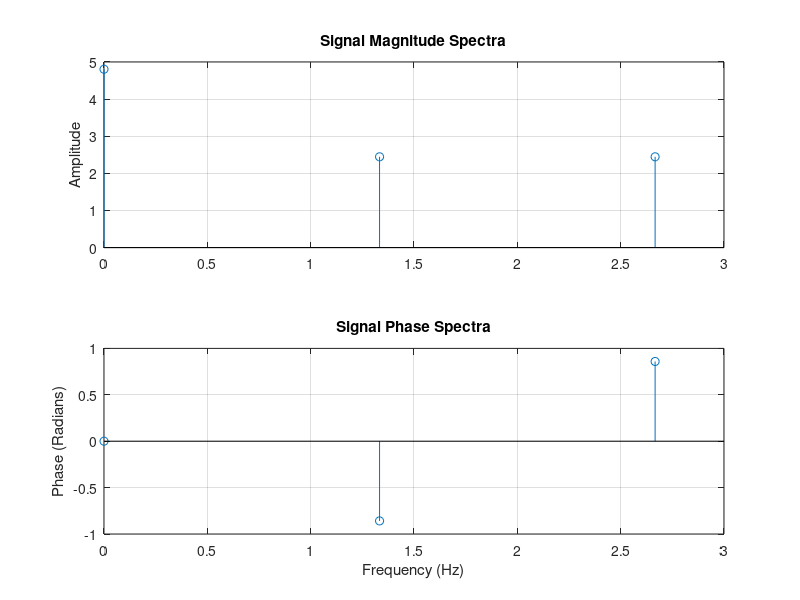

Write the MATLAB code that produced this figure.
N = 8;
k = 1;
fs = 8000;
ts = 1/fs;

p = zeros(1, N-1);

for n = 0:N-1
    t = n *ts;
    x(n+1) = sin(2*pi * 1000 * t) + 0.5*sin(2*pi * 2000 * t+((3*pi)/4));
    %p(n+1) = cos((2 * pi * n * k)/N) - 1i* sin((2 * pi * n * k)/N);
    p(n+1) = exp(-i * pi * 2 * n * k / N);
end

C1 = x * p';
% this matches as per the book (page 66) except the phase is not correct, 90
% vs -90 in book; this is related to the matmul vs element wise and sum


for n = 0:N-1
    t = n *ts;
    x(n+1) = sin(2*pi * 1000 * t) + 0.5*sin(2*pi * 2000 * t+((3*pi)/4));
    for k = 0:N-1
        %p(n+1) = cos((2 * pi * n * k)/N) - 1i* sin((2 * pi * n * k)/N);
        p(k+1, n+1) = exp(-i * pi * 2 * n * k / N);
    end
end

C1 = x * p';
Xk = x * p;


fs = 8000;
ts = 1/fs;
N = 8;
p = zeros(1,N);
m = 1;
for n = 0:(N - 1)
    t = n * ts;
    x = sin(2*pi * 1000 * t) + 0.5*sin(2*pi * 2000 * t+((3*pi)/4));
    p(n+1) = x;
end

for n = 0:N-1
    xn = p(n+1);
    Xm = xn * cos((2 * pi * n * m)/N) - (1i * sin((2 * pi * n * m)/N));
    %Xm = xn * exp(-1i * 2 * pi * n * m /N);
    q(n+1) = Xm;
end





for n = 0:(N - 1)
    t = n * ts;
    x = sin(2*pi * 1000 * t) + 0.5*sin(2*pi * 2000 * t+((3*pi)/4));
    p(n+1) = x;
end

for n = 0:N-1
    for m = 0:N-1
        xn = p(n+1);
        Xm = xn * cos((2 * pi * n * m)/N) - (1i * sin((2 * pi * n * m)/N));
        %Xm = xn * exp(-1i * 2 * pi * n * m /N);
        q(m+1, n+1) = Xm;
    end
end





%{

***********************************************************************
Question 1

Comments on output:
Shape of the Amplitude sketch is in line with the theory, of the 100 points
sampled, the plot is symetrical at the halfway point - this is because for
any X(k) where 0 <= k <= (N/2 -1), X(k) is the complex conjugate of X(N-k),
so the magnitudes will be equal, hence the symetery

Regarding the sample peaks - the maximum |X(k)| is close to 50 - the reason
for this is that when a signal has a frequency of f<2*Fs (which is the
case here in order to satisty the Nyquist freq.), the magnetude of the
signal will be M = A * N/2 where A is the signal amplitude.

Finally, the freqency bins, the peak magnitude of ~50 at f = 80Hz (see
plot), does not mean that the highest magnitude component in X(k) has a
frequency of 80Hz. Since the x-axis is the analysis frequency (Fa), given by
equation:
Fa(k) = k*fs / N => Fa(18) = 18 * 500 / 100 = 90Hz

Matlab logic for this is below the plot, 
I'm not 100% certain it  is correct, there might be a mistake with the
matlab index conversion to k, but the point is that the frequency of the
largest magnitude component will depend on the sample frequency

Above theory from:
R. G. Lyons, “3.5 DFT Frequency Axis,” in Understanding Digital Signal
 Processing, Upper Saddle River etc.: Pearson Education International,
 2013, pp. 74–77. 
***********************************************************************
%}
clear all;

fs = 500;   % sampling rate
ts = 1/fs;  % sample time period
N = 100;    % number of samples
p = zeros(1,N); % define array for the exp. component of Xk(n)
t = linspace(0, N*ts, N);   % time array of N samples
x = sin(2 * pi * 80 * t) + sin(2 * pi * 92 * t); %  x(n) component of Xk(n)
f_a = zeros(1,N);   % array for the analysis freq.

for n = 0:N-1
    f_a(n+1) = (n * fs)/N;       % analysis freq.
    for k = 0:N-1
        p(k+1, n+1) = exp(-i * pi * 2 * n * k / N);
    end
end

Xk = x * p;


mag = abs(Xk);
phase = angle(Xk);

% extra code to confirm frequency bin theory
[xk_max, xk_max_index] = max(mag);
% result is xk_max_index = 85, but k = 0 at mag(1), so
% since X(k) = |X(N - k)| the max will also be found at 100 - 85 = 15
% this is 85 in matlab, but k = 84 and evaluates to:
% k = |N+1 - k| = mag(17) = 49.6438, which corresponds to k(18)

% plot magnitude spectra
figure(1)
stem(f_a, mag)
xlabel('Frequency (Hz)')
ylabel('Amplitude')
title('Discrete Fourier Transform of Signal')
grid on


%{

***********************************************************************
Question 2

Due to DFT symmmetry, we only need the first half of samples from a signal
(N/2 - 1), this is because the second half samples will have a corresponding
conjugate in the first half of samples, i.e.:
X(m) =  X^*(N - m) , where X* is the conjugate, in other words:

x = exp(-j * 2pi) ==> x* = exp(j * 2pi)

therefore the sample:
X(0) =  5
X(1) =  2 − j5
X(2) =  −11.8 + j1.8
X(3) =  12.85 + j1.2
X(4) =  −1 − 3.4j
X(5) =  0.5 − 0.866j
X(6) =  6 − 1.9j
X(7) =  12.8 + 5j

will continue as:
X(8) =  5
X(9) =  2 + j5
X(10) =  −11.8 - j1.8
X(11) =  12.85 - j1.2
X(12) =  −1 + 3.4j
X(13) =  0.5 + 0.866j
X(14) =  6 + 1.9j
X(15) =  12.8 - 5j
***********************************************************************
%}


%{

***********************************************************************
Question 3

Comments on the output:
No comment on the output was asked, but feel that it is necessary to get
marks in this question(?). The sample rate is 4Hz, i.e. 4 samples
per second. The lowest signal frequency is 1Hz fom the first term,
cos(2*pi*t - 90deg). So we should have N samples given by:
 N = freq_min * fs = 1 * 4 = 4 samples minimum. 

But we're asked to sample over 3/4s at a sample rate of 4/s, ie. 3 samples
are taken. This isn't enough and results in signal leakage (e.g. at bin 0,
we should see the DC componant only, magnitude 5. Instead it is 4.8,
perhaps due to leakage of the other signals which have lower amplitudes.

We should have at least 4 samples here, so a longer time period would be
needed if using fs = 4Hz. 
Ideally, increasing the sample rate also, since fs = 4Hz just about
satisfies the Nyquist frequency:
    fs => 2 * f_max = 4Hz
(f_max, highest frequency = 2Hz from the second cosine component)
***********************************************************************
%}

clear all;
close all;

fs = 4;
N = 0.75*fs;
t = linspace(0,N/fs, N);
x = 5 + 2*cos((2*pi*t) - pi/2) + 3*cos(4*pi*t);

f_a = zeros(1,N);   % array for the analysis freq.

for n = 0:N-1
    f_a(n+1) = (n * fs)/N;       % analysis freq.
    for k = 0:N-1
        p(k+1, n+1) = exp(-i * pi * 2 * n * k / N);
    end
end

Xk = (1/ N) * x * p;

% magnitude is normalised
mag = abs(Xk);
phase = angle(Xk);

% plot the magnitude and phase spectra
subplot(2,1,1)
stem(f_a, mag)
title('Signal Magnitude Spectra')
ylabel('Amplitude')
grid on
subplot(2,1,2)
stem(f_a,phase)
xlabel('Frequency (Hz)')
ylabel('Phase (Radians)')
title('Signal Phase Spectra')
grid on



